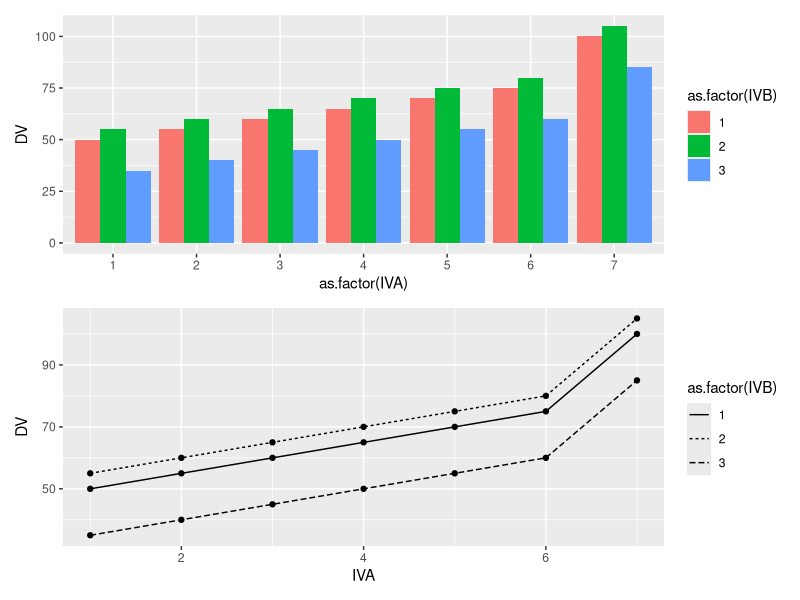
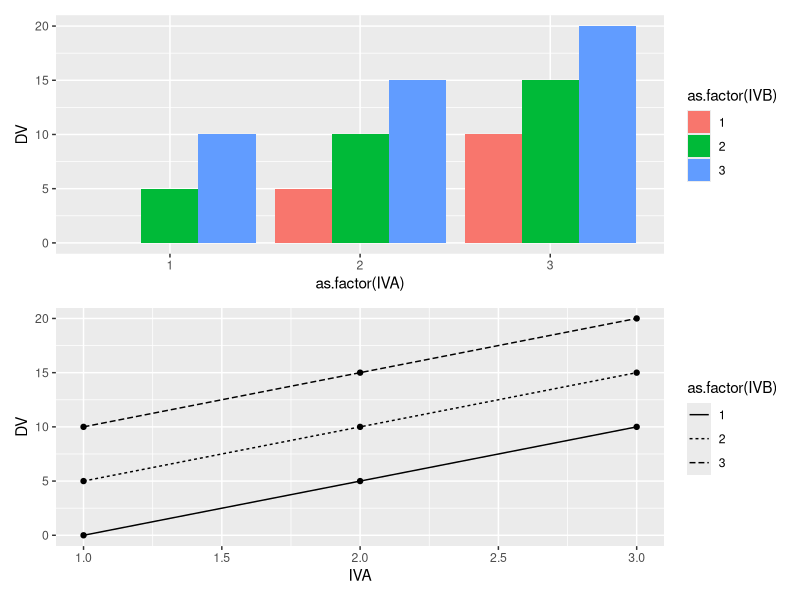

Source code (R) for these figures, in order: (Note: this script raises an error after producing the figures.)
## ---- chunk 1
knitr::opts_chunk$set(
  collapse = TRUE,
  comment = "#>",
  message = FALSE,
  warning = FALSE
)
## ---- chunk 2
#load libraries
library(tibble)
library(ggplot2)
library(patchwork)

# define 2-factor score model
grand_mean <- 50
A <- c(0,5,10,15,20,25,50)
B <- c(0,5,-15)
AB <- rep(0,length(A)*length(B))

# create design table
model_data <- tibble()
for(i in 1:length(A)){
  for(j in 1:length(B)){
    IVA <- i 
    IVB <- j
    DV <- grand_mean+A[i]+B[j]+AB[(i-1)*length(B)+j]
    sc_GM <- grand_mean
    sc_A <- A[i]
    sc_B <- B[j]
    sc_AB <- AB[(i-1)*length(B)+j] 
    row_entry <- tibble(IVA,IVB,DV,
                        sc_GM,sc_A,sc_B,sc_AB)
    model_data <- rbind(model_data,row_entry)
  }
}

knitr::kable(model_data)

# generate plots
bar_graph <- ggplot(model_data, 
                    aes(y=DV,
                        x=as.factor(IVA),
                        fill=as.factor(IVB)))+
  geom_bar(stat='identity', position='dodge')

line_graph <- ggplot(model_data, 
                     aes(y=DV,
                         x=IVA,
                         linetype=as.factor(IVB)))+
  geom_line()+
  geom_point()

(bar_graph/line_graph)

## ---- chunk 3
# define 2-factor score model
grand_mean <- 10
A <- c(-5,0,5)
B <- c(-5,0,5)
AB <- rep(0,length(A)*length(B))

# create design table
model_data <- tibble()
for(i in 1:length(A)){
  for(j in 1:length(B)){
    IVA <- i 
    IVB <- j
    DV <- grand_mean+A[i]+B[j]+AB[(i-1)*length(B)+j]
    sc_GM <- grand_mean
    sc_A <- A[i]
    sc_B <- B[j]
    sc_AB <- AB[(i-1)*length(B)+j] 
    row_entry <- tibble(IVA,IVB,DV,
                        sc_GM,sc_A,sc_B,sc_AB)
    model_data <- rbind(model_data,row_entry)
  }
}

knitr::kable(model_data)

# generate plots
bar_graph <- ggplot(model_data, 
                    aes(y=DV,
                        x=as.factor(IVA),
                        fill=as.factor(IVB)))+
  geom_bar(stat='identity', position='dodge')

line_graph <- ggplot(model_data, 
                     aes(y=DV,
                         x=IVA,
                         linetype=as.factor(IVB)))+
  geom_line()+
  geom_point()

(bar_graph/line_graph)

## ---- chunk 4
knitr::include_graphics('imgs/Factorial/visual_search.png')
## ---- chunk 5

# define 2-factor score model
grand_mean <- 500
A <- c(-100,0,100)
B <- c(100,-100)
AB <- c(0,0,0,-100,0,-200)

# create design table
model_data <- tibble()
for(i in 1:length(A)){
  for(j in 1:length(B)){
    IVA <- i 
    IVB <- j
    DV <- grand_mean+A[i]+B[j]+AB[(i-1)*length(B)+j]
    sc_GM <- grand_mean
    sc_A <- A[i]
    sc_B <- B[j]
    sc_AB <- AB[(i-1)*length(B)+j] 
    row_entry <- tibble(IVA,IVB,DV,
                        sc_GM,sc_A,sc_B,sc_AB)
    model_data <- rbind(model_data,row_entry)
  }
}

knitr::kable(model_data)

# generate plots
bar_graph <- ggplot(model_data, 
                    aes(y=DV,
                        x=as.factor(IVA),
                        fill=as.factor(IVB)))+
  geom_bar(stat='identity', position='dodge')

line_graph <- ggplot(model_data, 
                     aes(y=DV,
                         x=IVA,
                         linetype=as.factor(IVB)))+
  geom_line()+
  geom_point()

(bar_graph/line_graph)

## ---- chunk 6
# N per group
N <- 40

A_pvalue <- c()
B_pvalue <- c()
AB_pvalue <- c()
for(i in 1:1000){
  IVA <- rep(rep(c("1","2"), each=2),N)
  IVB <- rep(rep(c("1","2"), 2),N)
  DV <- c(replicate(N,c(rnorm(1,0,1), # means A1B1
                        rnorm(1,0,1), # means A1B2
                        rnorm(1,.5,1), # means A2B1
                        rnorm(1,.5,1)  # means A2B2
          )))
  sim_df <- data.frame(IVA,IVB,DV)
  
  aov_results <- summary(aov(DV~IVA*IVB, sim_df))
  A_pvalue[i]<-aov_results[[1]]$`Pr(>F)`[1]
  B_pvalue[i]<-aov_results[[1]]$`Pr(>F)`[2]
  AB_pvalue[i]<-aov_results[[1]]$`Pr(>F)`[3]
}

length(A_pvalue[A_pvalue<0.05])/1000
length(B_pvalue[B_pvalue<0.05])/1000
length(AB_pvalue[AB_pvalue<0.05])/1000
